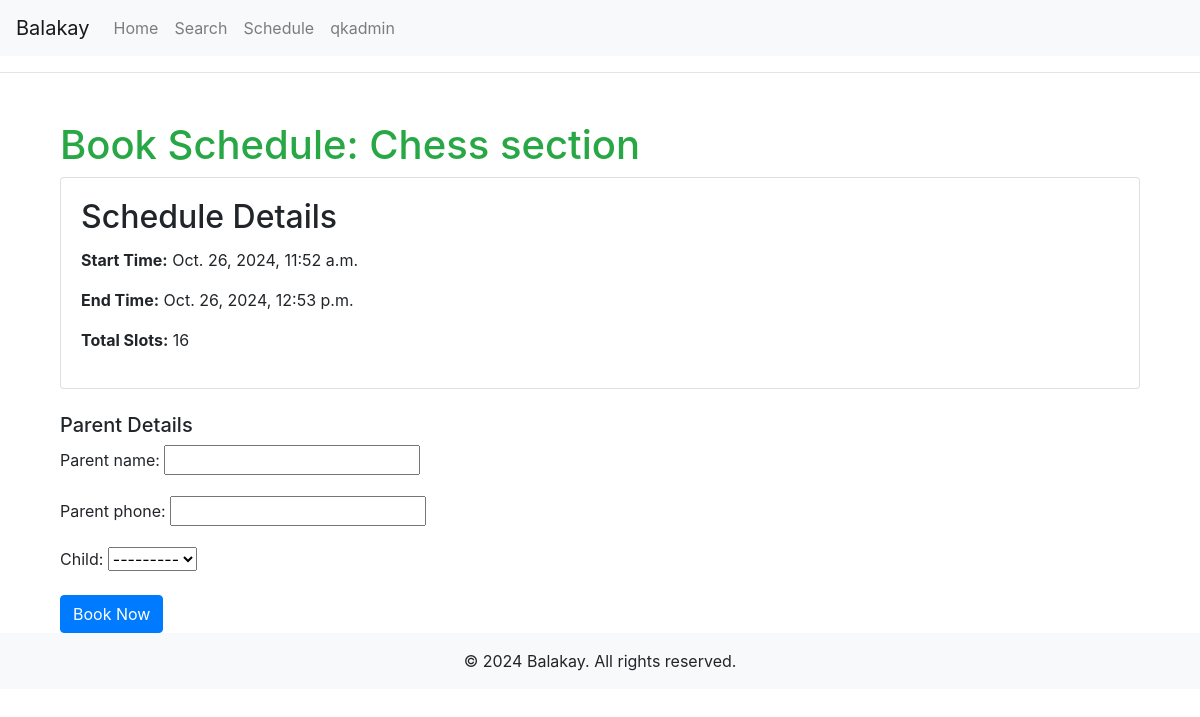
Page /book/1/ (signed in) on the committed database.
### centers/models.py (models this page shows, shortened)
class Schedule(models.Model):
    section = models.ForeignKey(Section, on_delete=models.CASCADE)
    start_time = models.DateTimeField()
    end_time = models.DateTimeField()
    total_slots = models.PositiveIntegerField()

class Section(models.Model):
    center = models.ForeignKey(Center, on_delete=models.CASCADE)
    category = models.ForeignKey(Category, on_delete=models.SET_NULL, null=True, related_name='sections')
    name = models.CharField(max_length=255)
    description = models.TextField()
    duration_minutes = models.PositiveIntegerField()
    min_age = models.PositiveIntegerField()
    max_age = models.PositiveIntegerField()

### centers/views.py (the view)
# urls.py: path('book/<int:schedule_id>/', book_schedule_view, name='book_schedule'),
def book_schedule_view(request, schedule_id):
    schedule = get_object_or_404(Schedule, id=schedule_id)
    if request.method == 'POST':
        form = BookingForm(request.POST, user=request.user)
        if form.is_valid():
            booking = form.save(commit=False)
            booking.schedule = schedule
            booking.user = request.user
            booking.child = form.cleaned_data['child']
            booking.save()
            schedule.total_slots -= 1
            schedule.save()
            return redirect(reverse('booking_success'))
    else:
        form = BookingForm(user=request.user)
    return render(request, 'centers/book_schedule.html', {'form': form, 'schedule': schedule})

### centers/forms.py
class BookingForm(forms.ModelForm):
    class Meta:
        model = Booking
        fields = ['parent_name', 'parent_phone']
    child = forms.ModelChoiceField(queryset=Child.objects.none(), required=True)
    def __init__(self, *args, **kwargs):
        user = kwargs.pop('user', None)
        super().__init__(*args, **kwargs)
        if user and hasattr(user, 'client'):
            self.fields['child'].queryset = Child.objects.filter(parent=user.client)

### users/models.py (called while the page is built)
    def __str__(self):
        return self.first_name

### centers/templates/centers/book_schedule.html (shortened to what this page needs)
{% extends 'base.html' %}
{% block content %}
<div class="container mt-5">
    <h1 class="text-success">Book Schedule: {{ schedule.section.name }}</h1>
    <div class="card mb-4">
        <div class="card-body">
            <h2 class="card-title">Schedule Details</h2>
            <p><strong>Start Time:</strong> {{ schedule.start_time }}</p>
            <p><strong>End Time:</strong> {{ schedule.end_time }}</p>
            <p><strong>Total Slots:</strong> {{ schedule.total_slots }}</p>
        </div>
    </div>
    <div>
        <h2 class="h5">Parent Details</h2>
        <form method="POST">
            {{ form.as_p }}
            <button type="submit" class="btn btn-primary">Book Now</button>
        </form>
    </div>
</div>
{% endblock %}

### templates/base.html (shortened to what this page needs)
<!DOCTYPE html>
<html lang="en">
<head>
    {% load static %}
    <link rel="stylesheet" href="https://stackpath.bootstrapcdn.com/bootstrap/4.5.2/css/bootstrap.min.css">
</head>
<body>
    <header>
        <nav class="navbar navbar-expand-lg navbar-light bg-light">
            <a class="navbar-brand" href="/home">Balakay</a>
            <div class="collapse navbar-collapse" id="navbarNav">
                <ul class="navbar-nav">
                    <li class="nav-item">
                        <a class="nav-link" href="{% url 'home' %}">Home</a>
                    </li>
                    <li class="nav-item">
                        <a class="nav-link" href="{% url 'center_list' %}">Search</a>
                    </li>
                    <li class="nav-item">
                        <a class="nav-link" href="{% url 'my-schedule' %}">Schedule</a>
                    </li>
                    {% if user.is_authenticated %}
                        <li class="nav-item">
                            <a class="nav-link" href="{% url 'profile' %}">{{ user.username }}</a>
                        </li>
                    {% else %}
                        <li class="nav-item">
                            <a class="nav-link" href="{% url 'login' %}">Profile</a>
                        </li>
                    {% endif %}
                </ul>
            </div>
        </nav>
    </header>
    <hr>
    <main class="container" style="min-height:500px;">
        {% block content %}
        {% endblock %}
    </main>
    <footer class="bg-light text-center py-3">
        <div class="container">
            <p class="mb-0">&copy; 2024 Balakay. All rights reserved.</p>
        </div>
    </footer>
</body>
</html>

### rows in the picture
Schedule: section.name "Chess section", start_time "Oct. 26, 2024, 11:52 a.m.", end_time "Oct. 26, 2024, 12:53 p.m.", total_slots "16"

### other values in the picture
{{ user.username }} "qkadmin"
